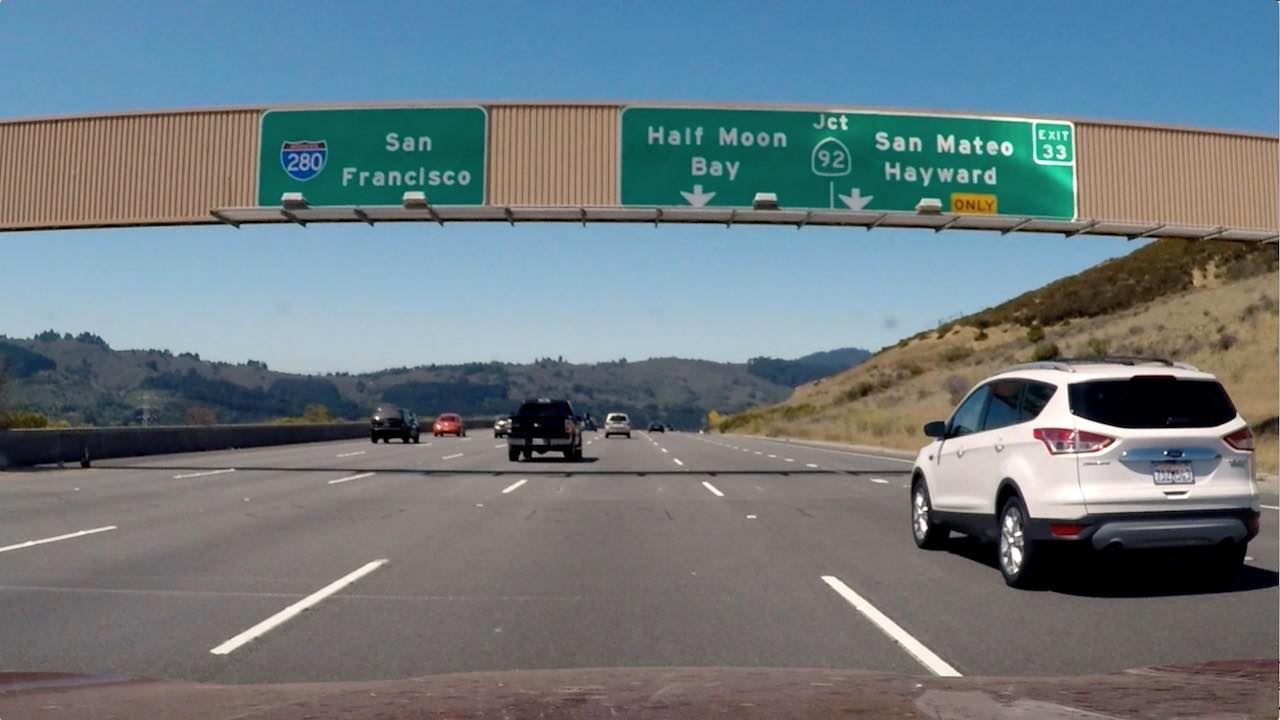
#> input picture Term1/P4-Advanced_Lane_Finding/test_images/signs_vehicles_xygrad.png, 1280 x 720 px, given in place of solidWhiteRight.jpg, which was not available
$ jupyter execute --allow-errors P1-Finding_Lane_Lines.ipynb   (shell and % lines are left out)   (text cells are left out)
#> lines starting #> are read from the running program, lines starting #| are printed output that depends on the picture; after the words box and inside, x2 and y2 are one past the last pixel; in counts of white or black regions, pixels touching at a corner belong together; pictures that were not available may be replaced by others from this repository, and a replacement may not be noted
[cell 1]
#importing some useful packages
import matplotlib.pyplot as plt
import matplotlib.image as mpimg
import numpy as np
import cv2

[cell 2]
#reading in an image
image = mpimg.imread('test_images/solidWhiteRight.jpg')
#> image is the input picture: shape (720, 1280, 3) float32; mean R, G, B 0.428, 0.477, 0.5
#printing out some stats and plotting
print('This image is:', type(image), 'with dimesions:', image.shape)
#| This image is: <class 'numpy.ndarray'> with dimesions: (720, 1280, 3)
plt.imshow(image)  #call as plt.imshow(gray, cmap='gray') to show a grayscaled image

[cell 3]
import math

def grayscale(img):
    """Applies the Grayscale transform
    This will return an image with only one color channel
    but NOTE: to see the returned image as grayscale
    you should call plt.imshow(gray, cmap='gray')"""
    return cv2.cvtColor(img, cv2.COLOR_BGR2GRAY)

def canny(img, low_threshold, high_threshold):
    """Applies the Canny transform"""
    return cv2.Canny(img, low_threshold, high_threshold)

def gaussian_blur(img, kernel_size):
    """Applies a Gaussian Noise kernel"""
    return cv2.GaussianBlur(img, (kernel_size, kernel_size), 0)

def region_of_interest(img, vertices):
    """
    Applies an image mask.

    Only keeps the region of the image defined by the polygon
    formed from `vertices`. The rest of the image is set to black.
    """
    #defining a blank mask to start with
    mask = np.zeros_like(img)

    #defining a 3 channel or 1 channel color to fill the mask with depending on the input image
    if len(img.shape) > 2:
        channel_count = img.shape[2]  # i.e. 3 or 4 depending on your image
        ignore_mask_color = (255,) * channel_count
    else:
        ignore_mask_color = 255

    #filling pixels inside the polygon defined by "vertices" with the fill color
    cv2.fillPoly(mask, vertices, ignore_mask_color)

    #returning the image only where mask pixels are nonzero
    masked_image = cv2.bitwise_and(img, mask)
    return masked_image


def draw_lines(img, lines, color=[255, 0, 0], thickness=2):
    """
    NOTE: this is the function you might want to use as a starting point once you want to
    average/extrapolate the line segments you detect to map out the full
    extent of the lane (going from the result shown in raw-lines-example.mp4
    to that shown in P1_example.mp4).

    Think about things like separating line segments by their
    slope ((y2-y1)/(x2-x1)) to decide which segments are part of the left
    line vs. the right line.  Then, you can average the position of each of
    the lines and extrapolate to the top and bottom of the lane.

    This function draws `lines` with `color` and `thickness`.
    Lines are drawn on the image inplace (mutates the image).
    If you want to make the lines semi-transparent, think about combining
    this function with the weighted_img() function below
    """
    for line in lines:
        for x1,y1,x2,y2 in line:
            cv2.line(img, (x1, y1), (x2, y2), color, thickness)

# [6 lines left out: function reject_outliers, not called in this run]

def lane_lines(img, lines, color=[255, 0, 0], thickness=6):
    """
    `img` is the cavas you want to draw on

    Returns an image with two lane lines drawn.

    This function draws `left & right lane lines` with `color` and `thickness`.
    Lines are drawn on the image inplace (mutates the image).
    If you want to make the lines semi-transparent, think about combining
    this function with the weighted_img() function below
    """
    # Calculate the slope and intercept of those lines
    slope = (lines[:,0,3]-lines[:,0,1])/(lines[:,0,2]-lines[:,0,0])
    intercept = lines[:,0,1] - slope*lines[:,0,0]

    # Seperate the positive and negative slope
    idx_pos = np.where(slope > 0)[0]
    idx_neg = np.where(slope < 0)[0]
    slope_pos = slope[idx_pos]
    slope_neg = slope[idx_neg]
    intercept_l = intercept[idx_pos]
    intercept_r = intercept[idx_neg]

    # Average
    '''
    slope_pos = reject_outliers(slope_pos)
    slope_neg = reject_outliers(slope_neg)
    intercept_l = reject_outliers(intercept_l)
    intercept_r = reject_outliers(intercept_r)
    '''
    slope_pos_avg = np.median(slope_pos)
    slope_neg_avg = np.median(slope_neg)
    intercept_l_avg = np.median(intercept_l)
    intercept_r_avg = np.median(intercept_r)

    # Define and calculate the starting point and ending point of the left/right lane line
    top = 320
    bottom = 540

    try:
        yl1 = bottom; yl2 = top
        xl1 = int((yl1-intercept_l_avg)/slope_pos_avg)
        xl2 = int((yl2-intercept_l_avg)/slope_pos_avg)

        yr1 = bottom; yr2 = top
        xr1 = int((yr1-intercept_r_avg)/slope_neg_avg)
        xr2 = int((yr2-intercept_r_avg)/slope_neg_avg)

        cv2.line(img, (xl1, yl1), (xl2, yl2), color, thickness)
        cv2.line(img, (xr1, yr1), (xr2, yr2), color, thickness)
    except ValueError:
        return


def hough_lines(img, rho, theta, threshold, min_line_len, max_line_gap):
    """
    `img` should be the output of a Canny transform.

    Returns an image with hough lines drawn.
    """
    lines = cv2.HoughLinesP(img, rho, theta, threshold, np.array([]), minLineLength=min_line_len, maxLineGap=max_line_gap)
    line_img = np.zeros((*img.shape, 3), dtype=np.uint8)
    draw_lines(line_img, lines)
    return line_img

def hough_lines_avg(img, rho, theta, threshold, min_line_len, max_line_gap):
    """
    `img` should be the output of a Canny transform.

    Returns an image with the averaged hough lines drawn.
    """
    lines = cv2.HoughLinesP(img, rho, theta, threshold, np.array([]), minLineLength=min_line_len, maxLineGap=max_line_gap)
    line_img = np.zeros((*img.shape, 3), dtype=np.uint8)
    lane_lines(line_img, lines)
    return line_img

# Python 3 has support for cool math symbols.

def weighted_img(img, initial_img, α=0.8, β=1., λ=0.):
    """
    `img` is the output of the hough_lines(), An image with lines drawn on it.
    Should be a blank image (all black) with lines drawn on it.

    `initial_img` should be the image before any processing.

    The result image is computed as follows:

    initial_img * α + img * β + λ
    NOTE: initial_img and img must be the same shape!
    """
    return cv2.addWeighted(initial_img, α, img, β, λ)

# color selection
# cv2.inRange() for color selection
# [16 lines left out: function select_color, not called in this run]

[cell 4]
import os
test_images = os.listdir("test_images/")
for test_image in test_images:
    print (test_image)

[cell 5]
# Reading in an image
img_name = 'test_images/solidWhiteCurve.jpg'
img_init = mpimg.imread(img_name)
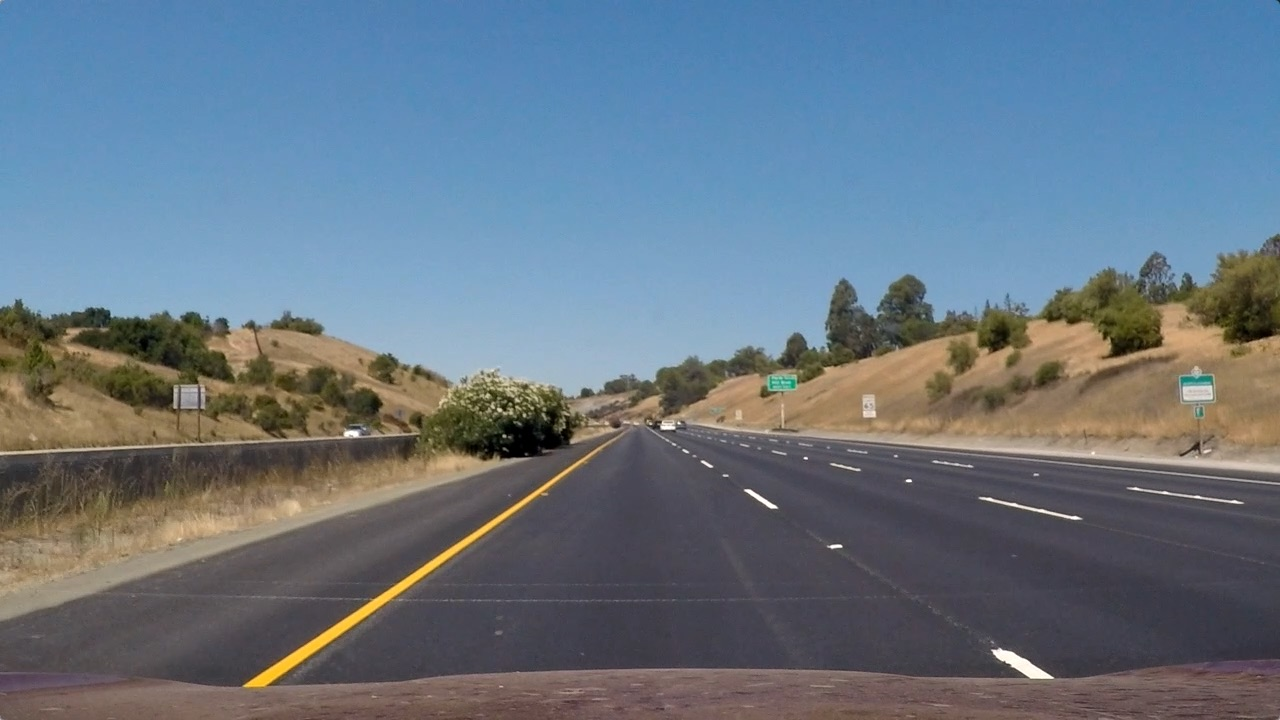
#> input picture Term1/P4-Advanced_Lane_Finding/test_images/straight_lines1.jpg, 1280 x 720 px, given in place of solidWhiteCurve.jpg, which was not available
#> img_init is the input picture: shape (720, 1280, 3); mean R, G, B 103.2, 117.7, 131.2

fig = plt.figure(num=None, figsize=(12, 16), dpi=1200, facecolor='w', edgecolor='w',frameon=False,linewidth = 0)
row_subfig = 5
plt.subplot(row_subfig,2,1); plt.imshow(img_init); plt.title('0. Initial Image')


# Grayscale the initial image
img_gray = grayscale(img_init)
plt.subplot(row_subfig,2,2); plt.imshow(img_gray, cmap='gray'); plt.title('1. Grayscale Image')

# Gaussian
img_blur = gaussian_blur(img_gray, kernel_size=5)
plt.subplot(row_subfig,2,3); plt.imshow(img_blur, cmap='gray'); plt.title('2. Gaussian Blur')

# Canny edge detection
img_edges = canny(img_blur, low_threshold=50, high_threshold=150)
#> in canny, `return cv2.Canny(img, low_threshold, high_threshold)`:
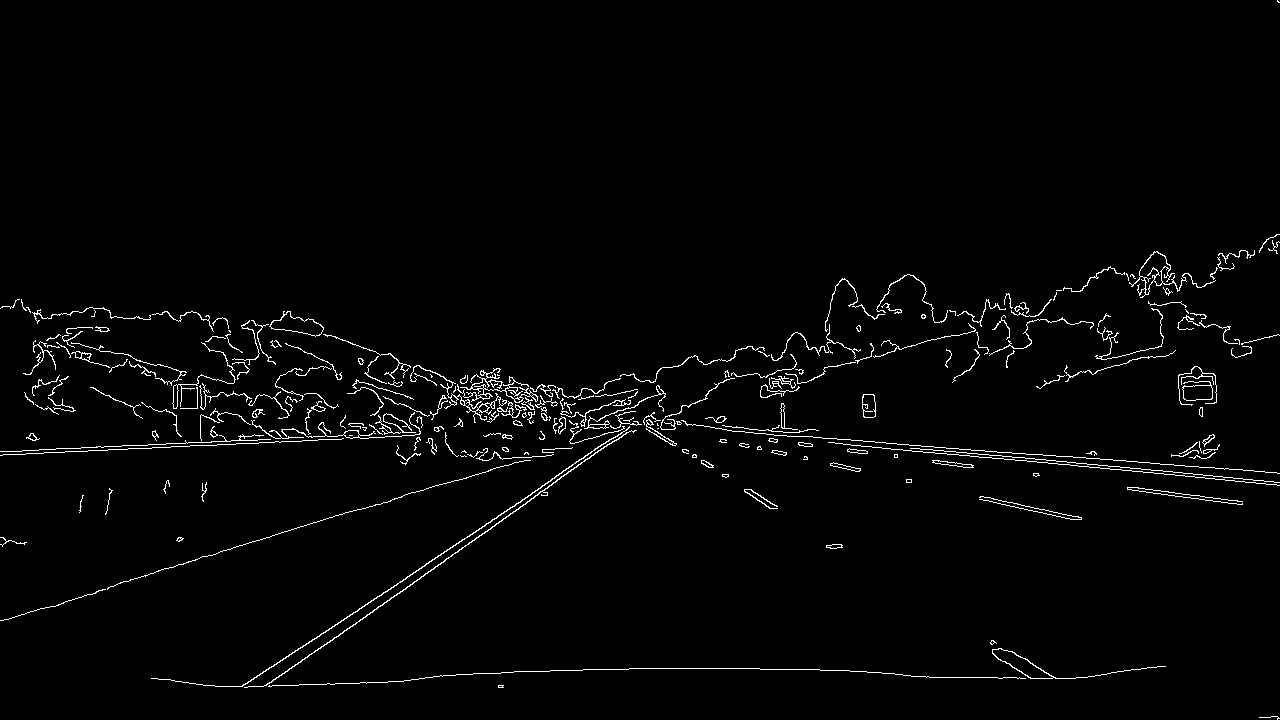
#> returned value: shape (720, 1280); 2% white in thin lines or dots
plt.subplot(row_subfig,2,4); plt.imshow(img_edges, cmap='gray'); plt.title('3. Canny Edges')

# ROI selection
vertices = np.array([ [100,540], [445,320], [520, 320], [960,540] ])
img_lines = region_of_interest(img_edges, [vertices])
#> in region_of_interest, `cv2.fillPoly(mask, vertices, ignore_mask_color)`: mask: shape (720, 1280); 11.3% white; 1 white region, box (x1, y1, x2, y2) and area: (100, 320, 961, 541) 103821
#> in region_of_interest, `masked_image = cv2.bitwise_and(img, mask)`: masked_image: shape (720, 1280); 0.62% white in thin lines or dots, all inside (x1, y1, x2, y2) = (176, 354, 787, 541)
img_ROI = np.copy(img_init)
cv2.line(img_ROI, (vertices[0][0],vertices[0][1]), (vertices[1][0], vertices[1][1]), (255,0,0), thickness=2)
cv2.line(img_ROI, (vertices[2][0],vertices[2][1]), (vertices[1][0], vertices[1][1]), (255,0,0), thickness=2)
#> img_ROI: shape (720, 1280, 3); mean R, G, B 103.4, 117.5, 131
cv2.line(img_ROI, (vertices[2][0],vertices[2][1]), (vertices[3][0], vertices[3][1]), (255,0,0), thickness=2)
plt.subplot(row_subfig,2,5); plt.imshow(img_ROI); plt.title('4. ROI Selection')
plt.subplot(row_subfig,2,6); plt.imshow(img_lines, cmap='gray'); plt.title('5. ROI Mask on Canny Edges')

# Hough Transform to get the raw lines image
img_Hough = hough_lines(img_lines, rho=2, theta=np.pi/180, threshold=15, min_line_len=40, max_line_gap=20)
#> in hough_lines, `lines = cv2.HoughLinesP(img, rho, theta, threshold, np.array([]), minL..`: lines = 126 rows, first 6: [256, 540, 454, 480], [561, 476, 663, 409], [285, 438, 422, 424], [462, 540, 583, 458], [259, 442, 368, 438], [270, 435, 432, 418]
#> the loop in draw_lines, `for line in lines:` made 126 passes
#> line on passes 1 to 12: [[256, 540, 454, 480]], [[561, 476, 663, 409]], [[285, 438, 422, 424]], [[462, 540, 583, 458]], [[259, 442, 368, 438]], [[270, 435, 432, 418]], [[467, 412, 588, 412]], [[439, 403, 575, 403]], [[585, 388, 777, 508]], [[598, 409, 674, 426]], [[449, 381, 591, 396]], [[443, 387, 483, 390]]
#> after the loop in draw_lines, `for line in lines:`:
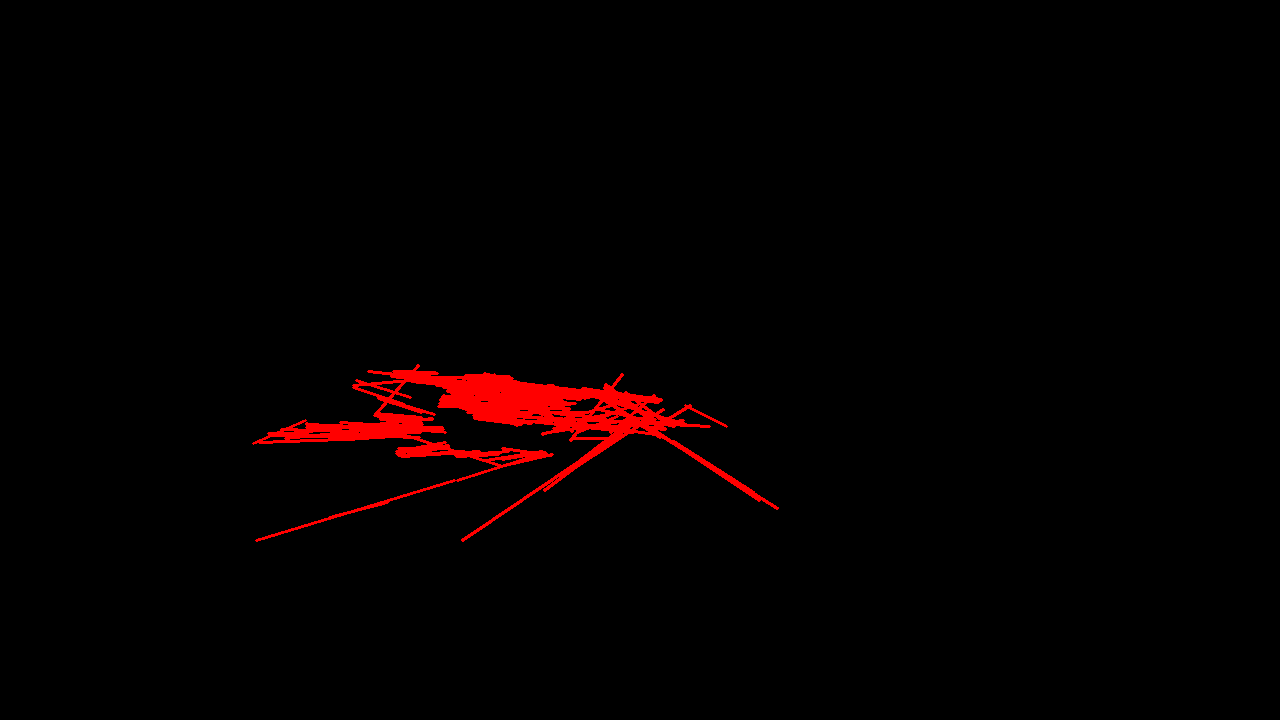
#> img: shape (720, 1280, 3); mean of channels 0, 1, 2 4.9, 0, 0; drawn as R, G, B
plt.subplot(row_subfig,2,7); plt.imshow(img_Hough); plt.title('6. Hough Transform');

# Hough Transform & lines averaging
img_lanes = hough_lines_avg(img_lines, rho=2, theta=np.pi/180, threshold=15, min_line_len=40, max_line_gap=20)
#> in lane_lines, `slope = (lines[:,0,3]-lines[:,0,1])/(lines[:,0,2]-lines[:,0,0])`: slope = 126 values, max 5 at index 115, min -1.27 at index 96, mean 0.0823
#> in lane_lines, `intercept = lines[:,0,1] - slope*lines[:,0,0]`: intercept = 126 values, max 1163.5 at index 96, min -2096 at index 115, mean 374.2
#> in lane_lines, `idx_pos = np.where(slope > 0)[0]`: idx_pos = 76 values from 8 to 125
#> in lane_lines, `idx_neg = np.where(slope < 0)[0]`: idx_neg = 44 values from 0 to 124
#> in lane_lines, `slope_pos = slope[idx_pos]`: slope_pos = 76 values, max 5 at index 70, min 0.0174 at index 17, mean 0.298
#> in lane_lines, `slope_neg = slope[idx_neg]`: slope_neg = 44 values, max -0.0152 at index 9, min -1.27 at index 35, mean -0.28
#> in lane_lines, `intercept_l = intercept[idx_pos]`: intercept_l = 76 values, max 430.3 at index 17, min -2096 at index 70, mean 250.8
#> in lane_lines, `intercept_r = intercept[idx_neg]`: intercept_r = 44 values, max 1163.5 at index 35, min 382.3 at index 23, mean 580.8
#> in lane_lines, `slope_pos_avg = np.median(slope_pos)`: slope_pos_avg = 0.14
#> in lane_lines, `slope_neg_avg = np.median(slope_neg)`: slope_neg_avg = -0.168
#> in lane_lines, `intercept_l_avg = np.median(intercept_l)`: intercept_l_avg = 325
#> in lane_lines, `intercept_r_avg = np.median(intercept_r)`: intercept_r_avg = 530.2
#> in lane_lines, `xl1 = int((yl1-intercept_l_avg)/slope_pos_avg)`: xl1 = 1537
#> in lane_lines, `xl2 = int((yl2-intercept_l_avg)/slope_pos_avg)`: xl2 = -35
#> in lane_lines, `xr1 = int((yr1-intercept_r_avg)/slope_neg_avg)`: xr1 = -58
#> in lane_lines, `xr2 = int((yr2-intercept_r_avg)/slope_neg_avg)`: xr2 = 1250
#> in lane_lines, `cv2.line(img, (xr1, yr1), (xr2, yr2), color, thickness)`: img: shape (720, 1280, 3); mean of channels 0, 1, 2 4.9, 0, 0
plt.subplot(row_subfig,2,8); plt.imshow(img_lanes); plt.title('7. Lane lines extraction');

# overlay the detected line on the initial image
img_raw_lanes = weighted_img(img_Hough, img_init)
plt.subplot(row_subfig,2,9); plt.imshow(img_raw_lanes); plt.title('8. Raw Lines on Individule Image')

img_processed = weighted_img(img_lanes, img_init)
#> call 2 of weighted_img, with α = 0.8, β = 1, λ = 0
#> in weighted_img (call 2), `return cv2.addWeighted(initial_img, α, img, β, λ)`:
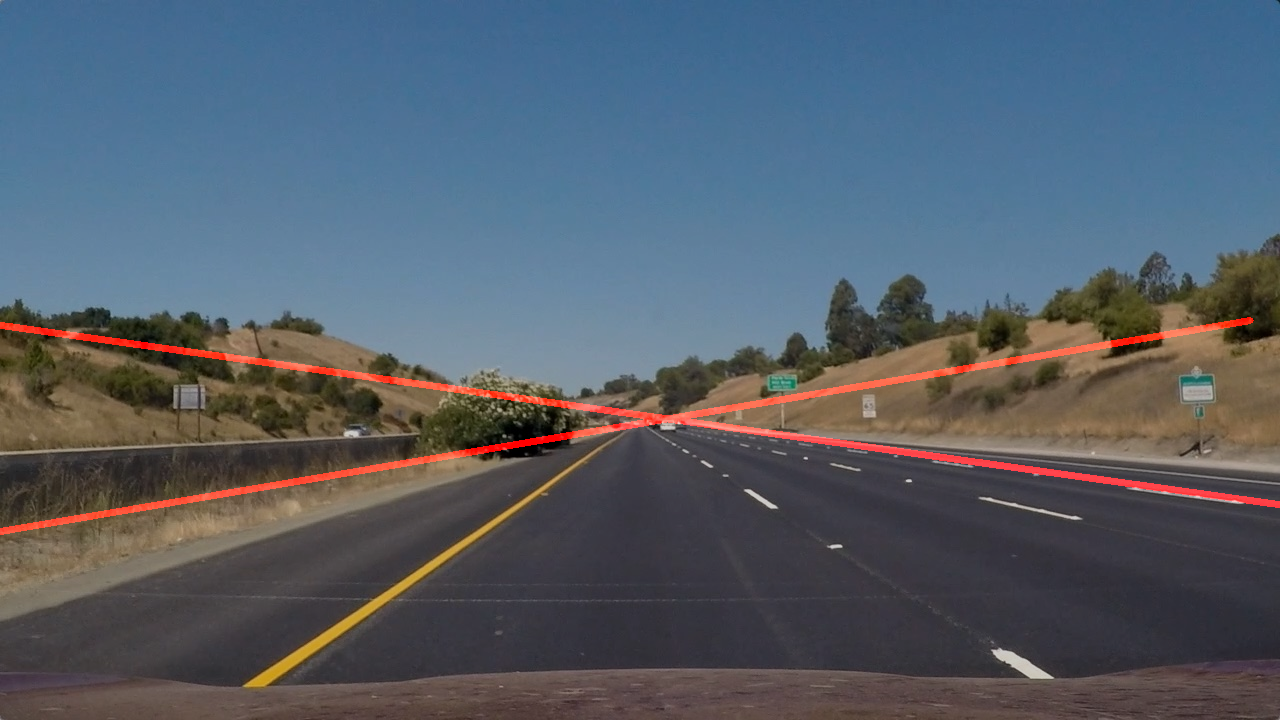
#> returned value: shape (720, 1280, 3); mean of channels 0, 1, 2 85.6, 94.2, 104.9; drawn as R, G, B
plt.subplot(row_subfig,2,10); plt.imshow(img_processed); plt.title('9. Lane Lines on Individule Image')

plt.show()
